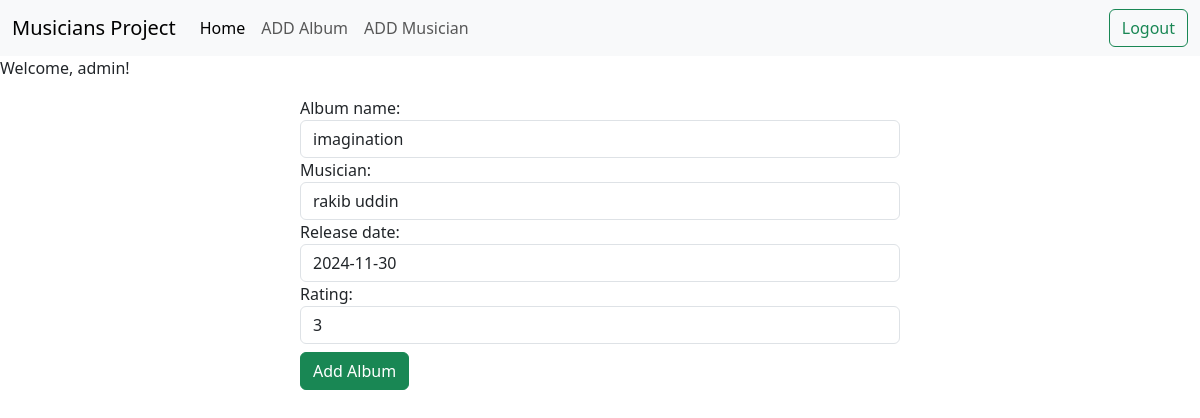
The app's page /album/edit/6/ (signed in) with its own data.
### Album/models.py (models this page shows, shortened)
class AlbumModel(models.Model):
    album_name = models.CharField(max_length=100)
    musician = models.ForeignKey(MusicianModel, on_delete=models.CASCADE, related_name='albums')
    release_date = models.DateField()
    RATING_CHOICES  = [
        (1, '1'),
        (2, '2'),
        (3, '3'),
        (4, '4'),
        (5, '5'),
    ]
    rating = models.PositiveIntegerField(choices=RATING_CHOICES)

### Album/views.py (the view)
# urls.py: path('edit/<int:id>/', views.EditViews.as_view(), name='edit_album'),
@method_decorator(login_required, name='dispatch')
class EditViews(UpdateView):
    model = AlbumModel
    form_class = AlbumForm
    template_name = 'album/albumform.html'
    pk_url_kwarg = 'id'
    success_url = reverse_lazy('homepage')

### Album/forms.py
class AlbumForm(forms.ModelForm):
    class Meta:
        model = AlbumModel
        fields = '__all__'
    def __init__(self, *args, **kwargs):
        super(AlbumForm, self).__init__(*args, **kwargs)
        for field in self.fields:
            self.fields[field].widget.attrs['class'] = 'form-control'

### musician/models.py (called while the page is built)
    def __str__(self):
        return f'{self.first_name} {self.last_name}'

### Album/templates/album/albumform.html (shortened to what this page needs)
{% extends "base.html" %}
{% block content %}
<form method="post" style="width: 50%; margin: auto;">
    {{form}}
    <button class="btn btn-success mt-2">Add Album</button>
</form>
{% endblock content %}

### templates/base.html (shortened to what this page needs)
<!doctype html>
<html lang="en">
  <head>
    <link href="https://cdn.jsdelivr.net/npm/bootstrap@5.3.3/dist/css/bootstrap.min.css" rel="stylesheet">
  </head>
  <body>
    <nav class="navbar navbar-expand-lg bg-body-tertiary">
  <div class="container-fluid">
    <a class="navbar-brand" href="#">Musicians Project</a>
    <div class="collapse navbar-collapse" id="navbarSupportedContent">
      <ul class="navbar-nav me-auto mb-2 mb-lg-0">
        <li class="nav-item">
          <a class="nav-link active" aria-current="page" href="{% url 'homepage' %}">Home</a>
        </li>
        {% if request.user.is_authenticated %}
        <li class="nav-item">
          <a class="nav-link" href="{% url "album_list" %}">ADD Album</a>
        </li>
       <li class="nav-item">
          <a class="nav-link" href="{% url "musician_list" %}">ADD Musician</a>
        </li>
        {% endif %}
      </ul>
      <div class="d-flex" role="search">
        {% if request.user.is_authenticated %}
        <a href="{%url 'logout_page' %}" class="btn btn-outline-success" type="submit">Logout</a>
        {% else %}
        <a href="{% url 'register_page' %}" class="btn btn-outline-info mx-3" type="submit">Register</a>
        <a href="{% url 'login_page' %}" class="btn btn-outline-success" type="submit">Login</a>
        {% endif %}
      </div>
    </div>
  </div>
</nav>
{% if request.user.is_authenticated %}
    <p>Welcome, {{ request.user.username }}!</p>
{% else %}
    <p>Please log in to access this content.</p>
{% endif %}
    {% block content %}
    {% endblock content %}
  </body>
</html>

### records on screen
AlbumModel: album_name "imagination", musician "rakib uddin", release_date "2024-11-30", rating "3"

### other values on screen
{{ request.user.username }} "admin"
